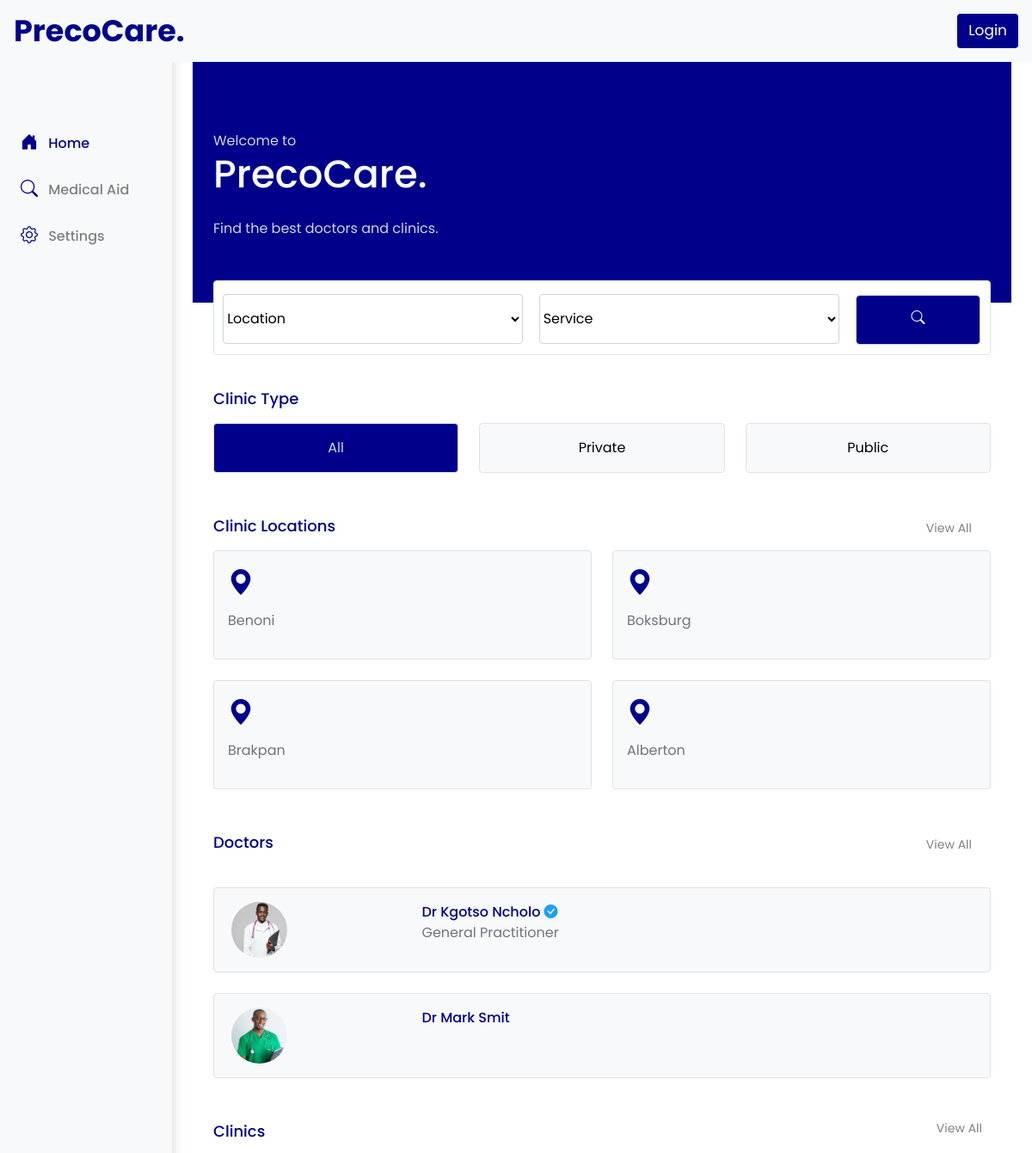
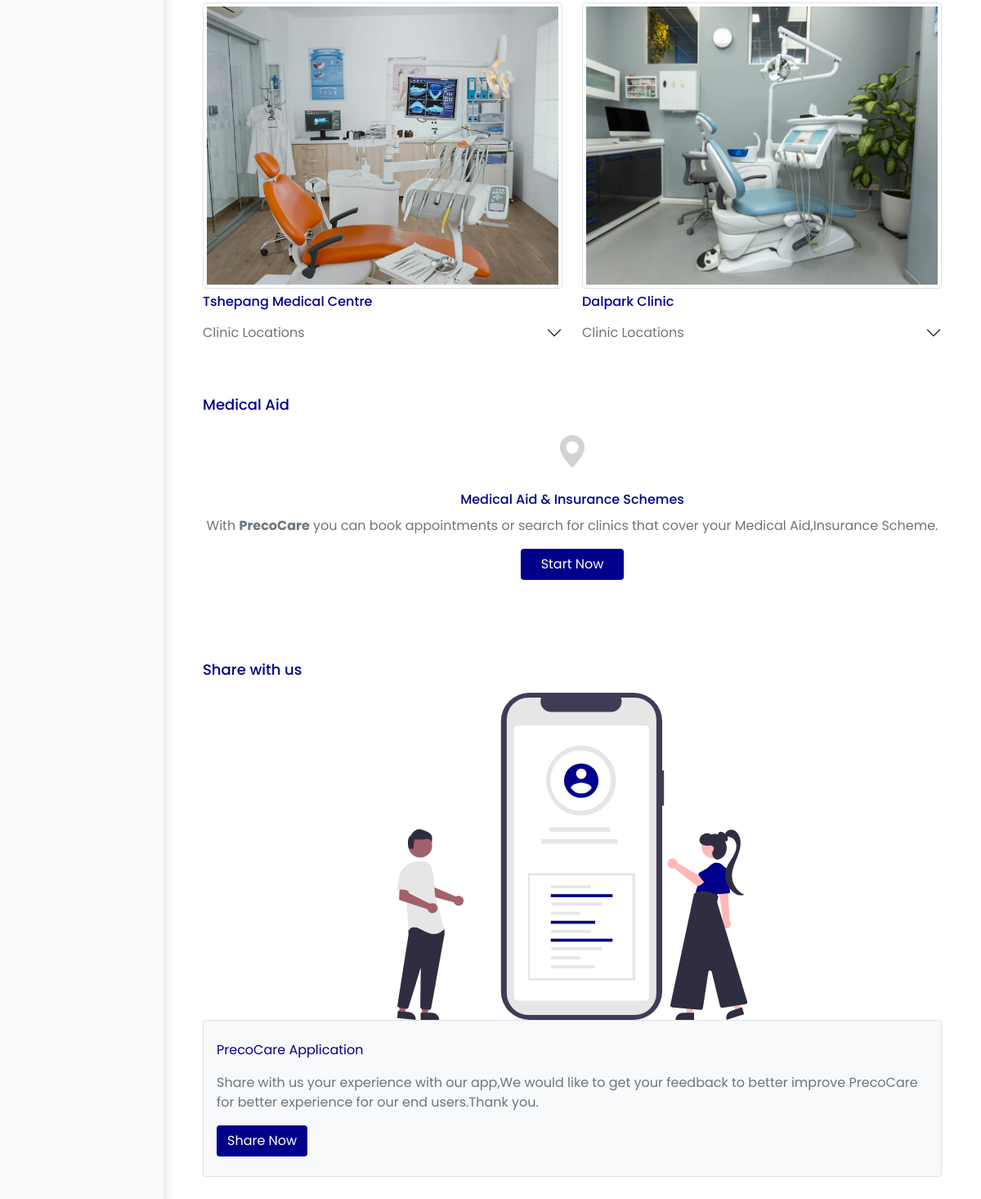
The page / on the database its author committed (2 pictures, top to bottom).
### precocare/models.py (models this page shows, shortened)
class SuburbModel(models.Model):
    name = models.CharField(max_length=500,null=True)
    date_created = models.DateTimeField(auto_now_add=True, null=True)

class DoctorModel(models.Model):
    user = models.OneToOneField(User,null=True, on_delete=models.CASCADE)
    first_name = models.CharField(max_length=200,null=True)
    last_name = models.CharField(max_length=200,null=True)
    about_doctor = models.TextField(blank = True)
    registration_number = models.CharField(max_length=500,null=True)
    mobile_number = models.CharField(max_length=50,null=True)
    email = models.CharField(max_length=200,null=True)
    verified = models.CharField(max_length=100,null=True, default='No' ,blank=True)
    doctor_license = models.CharField(max_length=500,null=True,unique=True)
    profile_set = models.CharField(max_length=50,null=True, default='No' ,blank=True)
    date_created = models.DateTimeField(auto_now_add=True, null=True)
    profile_pic = models.ImageField(null=True, blank=True,upload_to='files/doctorprofile')

class DoctorServices(models.Model):
    doctor_id = models.ForeignKey(DoctorModel, on_delete=models.CASCADE , blank=True, related_name="doctor_service", default=None)
    service_name = models.CharField(max_length=500,null=True)
    service_fee = models.CharField(max_length=500,null=True)

class ClinicModel(models.Model):
    user = models.ForeignKey(User,null=True, on_delete=models.CASCADE,blank=True,default=None , related_name='owner')
    clinic_name = models.CharField(max_length=500,null=True)
    contact1 = models.CharField(max_length=50,null=True)
    contact2 = models.CharField(max_length=50,null=True)
    emial = models.CharField(max_length=50,null=True)
    about_clinic = models.TextField(blank = True)
    street = models.CharField(max_length=500,null=True)
    province = models.CharField(max_length=500,null=True)
    suburb = models.CharField(max_length=500,null=True)
    zipcode = models.CharField(max_length=500,null=True)
    mon_fri_hours = models.CharField(max_length=500,null=True)
    saturday = models.CharField(max_length=500,null=True)
    sunday = models.CharField(max_length=500,null=True)
    holidays = models.CharField(max_length=500,null=True)
    clinic_type = models.CharField(max_length=100,null=True)
    clinic_doctors = models.ManyToManyField(DoctorModel,related_name="physicians",blank=True,default=None)
    clinic_admins = models.ManyToManyField(AdministratorModel,related_name="admins",default=None)
    profile_set = models.CharField(max_length=50,null=True, default='No' ,blank=True)
    clinic_status = models.CharField(max_length=200,null=True ,blank=True,default="Disabled")
    insurance_cover = models.ManyToManyField(InsuranceModel,related_name="medical_scheme",blank=True,default=None)
    date_created = models.DateTimeField(auto_now_add=True, null=True)
    hero_image = models.ImageField(null=True, blank=True,upload_to='files/clinics')
    sub_image1 = models.ImageField(null=True, blank=True,upload_to='files/clinics')
    sub_image2 = models.ImageField(null=True, blank=True,upload_to='files/clinics')
    sub_image3 = models.ImageField(null=True, blank=True,upload_to='files/clinics')
    walk_in = models.CharField(max_length=50,null=True, default='No' ,blank=True)
    online_appointments = models.CharField(max_length=50,null=True, default='No' ,blank=True)
    telephone_appointments = models.CharField(max_length=50,null=True, default='No' ,blank=True)
    website = models.CharField(max_length=1000,null=True,blank=True)

### precocare/views.py (the view)
# urls.py: path('', views.Homepage,name="homepage"),
def Homepage(request):
    locations_list = SuburbModel.objects.all().order_by('name')
    services_list = ServiceListedModel.objects.all()
    all_clinics = ClinicModel.objects.filter(clinic_status = "Active").order_by('clinic_name')
    doctors = DoctorModel.objects.all()
    main_locations = SuburbModel.objects.all()[:4]
    limited_clinics = ClinicModel.objects.filter(clinic_status = "Active")[:4]
    doctorService = DoctorServices.objects.all()
    clinicLocation = ClinicLocationsModel.objects.all()
    if request.method == 'POST' and 'precocare-comment' in request.POST:
        precocare = PrecoCareComments()
        precocare.fullName = request.POST.get('userName')
        precocare.comment = request.POST.get('userComment')
        precocare.save()
        messages.success(request,'Thank you for your comment.')
    context = {
        "locations_list": locations_list,
        "services_list" : services_list,
        "all_clinics": all_clinics,
        "list_doctors" : doctors,
        "main_locations": main_locations,
        "limited_clinics" : limited_clinics,
        "doctorService" : doctorService,
        "clinicLocation" : clinicLocation,
    }
    return render(request, "precocare/homepage.html", context)

### precocare/templates/precocare/homepage.html (shortened to what this page needs)
{% extends 'precocare/base.html' %}
{% load static %}
{% block content %}
<section>
    <div class="hero-section">
        <div class="container hero-padding">
            <p class="m-0 hero-p-tags">Welcome to</p>
            <h1 class="hero-heading">PrecoCare.</h1>
            <p class="hero-p-tags mt-4">Find the best doctors and clinics.</p>
            <section class="main-search-layout rounded border">
                <form action="{% url 'main_seacrh' %}" method="POST">
                    <div class="row m-0 p-0">
                        <div class="col-5 p-0">
                                <select required class="dropdown_style rounded" name="location" style="width: 95%;">
                                  <option>Location</option>
                                </select>
                        </div>
                        <div class="col-5 p-0">
                                <select required class="dropdown_style rounded" name="service" style="width: 95%;">
                                  <option>Service</option>
                                </select>
                        </div>
                        <div class="col-2 p-0">
                            <button class="btn p-0 m-0" type="submit" name="main_search" style="width: 100%;">
                                <div class="search-icon rounded">
                                    <center>
                                            <i class="bi bi-search"></i>
                                    </center>
                                </div>
                            </button>
                        </div>
                    </div>
                </form>
            </section>
        </div>
    </div>
</section>
<div class="top-spacing" style="height: 50px;"></div>
<section class="mt-5 container">
    <p class="main-headings m-0">Clinic Type</p>
    <div class="row ">
        <div class="col">
            <button data-bs-toggle="offcanvas" data-bs-target="#allclinics" aria-controls="allclinics" type="button" class="btn border py-3" style="width: 100%; background-color: darkblue; color: lightgray;">All</button>
        </div>
        <div class="col">
            <button type="button" class="btn btn-light border py-3" style="width: 100%;"  data-bs-toggle="offcanvas" data-bs-target="#privateclinics" aria-controls="privateclinics">Private</button>
        </div>
        <div class="col">
            <button type="button" class="btn btn-light border py-3"  style="width: 100%;"  data-bs-toggle="offcanvas" data-bs-target="#publicclinics" aria-controls="publicclinics">Public</button>
        </div>
    </div>
</section>
<section class="mt-5">
    <div class="container overflow-hidden">
        <div class="row">
            <div class="col">
                <p class="main-headings m-0">Clinic Locations</p>
            </div>
            <div class="col d-flex justify-content-end">
                <a class="btn btn-primary" data-bs-toggle="offcanvas" href="#viewalllocations" role="button" aria-controls="viewalllocations" style="text-decoration: none; background-color: transparent; border: none;">
                    <p class="sub-headings m-0">View All</p>
                  </a>
            </div>
        </div>
        <div class="row gy-4">
        {% for data in main_locations %}
          <div class="col-6">
            <a href="{% url 'locations' data.id %}" style="text-decoration: none;">
                <div class="p-3 border bg-light rounded">
                    <i class="bi bi-geo-alt-fill location-icon"></i>
                    <p class="mt-2 text-secondary">{{data.name}}</p>
                </div>
            </a>
          </div>
          {% endfor %}
        </div>
      </div>
</section>
<section class="container mt-5">
    <div class="row ">
        <div class="col">
            <p class="main-headings m-0">Doctors</p>
        </div>
        <div class="col d-flex justify-content-end">
            <a class="btn btn-primary" data-bs-toggle="offcanvas" href="#seealldoctors" role="button" aria-controls="seealldoctors" style="text-decoration: none; background-color: transparent; border: none;">
                <p class="sub-headings m-0">View All</p>
              </a>
        </div>
    </div>
    {% for doctor in list_doctors %}
    <a href="{% url 'doctor' doctor.id %}" style="text-decoration: none; color: darkblue;">
        <div class="row border m-0 bg-light rounded px-2 py-3 mt-4">
            <div class="col-3 d-flex align-items-center" style="padding-right: 100px;">
                {% if doctor.profile_pic %}
                <img src="{{doctor.profile_pic.url}}" alt="Avatar" class="avatar">
                {% else %}
                    <i class="bi bi-person-fill" style="font-size: 40px;"></i>
                {% endif %}
            </div>
            <div class="col">
                {% if doctor.verified == "Verified"%}
                <p class="m-0" style="font-weight: 500;">Dr {{doctor.first_name}} {{doctor.last_name}} <i class="bi bi-check-circle-fill" style="color: #1DA1F2;"></i></p>
                {% else %}
                <p class="m-0" style="font-weight: 500;">Dr {{doctor.first_name}} {{doctor.last_name}}</p>
                {% endif %}
                {% for service in doctorService%}
                {% if service.doctor_id.id == doctor.id%}
                <p class="m-0 text-secondary">{{service.service_name}}</p>
                {% endif %}
                {% endfor%}
            </div>
        </div>
    </a>
    {% endfor %}
</section>
<section class="mt-5 mb-3">
    <div class="container overflow-hidden">
        <div class="row">
            <div class="col">
                <p class="main-headings m-0">Clinics</p>
            </div>
            <div class="col d-flex justify-content-end">
                <a data-bs-toggle="offcanvas" data-bs-target="#allclinics" aria-controls="allclinics" type="button">
                    <p class="sub-headings m-0">View All</p>
                </a>
            </div>
        </div>
        <div class="row gy-4">
            {% for clinic in limited_clinics %}
            <div class="col-sm-12 col-lg-6">
                <a href="{% url 'clinic' clinic.id%}" style="text-decoration: none;">
                    <div class="rounded">
                        {% if clinic.hero_image %}
                        <img src="{{clinic.hero_image.url}}" class="img-thumbnail image-height" alt="...">
                        {% else %}
                        <div class="clinic-image bg-light rounded border"></div>
                        {% endif %}
                        <p class="mt-1 m-0" style="font-weight: 500; color: darkblue;">{{clinic.clinic_name}}</p>
                    </div>
                </a>
                <div class="accordion accordion-flush" id="accordionExample">
                    <div class="accordion-item ">
                      <h2 class="accordion-header" id="headingTwo">
                        <button class="accordion-button collapsed px-0 rounded text-secondary" type="button" data-bs-toggle="collapse" data-bs-target="#collapseTwo{{clinic.id}}" aria-expanded="false" aria-controls="collapseTwo{{clinic.id}}">
                          Clinic Locations
                        </button>
                      </h2>
                    </div>
                </div>
            </div>
            {% endfor  %}
        </div>
      </div>
</section>
<section class="mt-5 container pb-5">
    <p class="main-headings m-0 container p-0">Medical Aid</p>
    <div>
        <center>
            <i class="bi bi-geo-alt-fill insurance-icon"></i>
            <p class="m-0 mb-2 mt-3" style="font-weight: 500; color: darkblue;">Medical Aid  &  Insurance Schemes</p>
            <p class="text-secondary">With <strong>PrecoCare</strong> you can book appointments or search for clinics that cover your Medical Aid,Insurance Scheme.</p>
            <a href="{% url 'insurance' %}">
                <button class="btn text-white px-4" style="background-color: darkblue;">Start Now</button>
            </a>
        </center>
    </div>
</section>
<div class="container mt-5 ">
    <p class="main-headings mb-3">Share with us</p>
    <img src="{% static 'images/precocare.svg' %}" alt="" style="width: 100%; height: 400px;">
    <section class="bg-light border px-3 rounded py-4">
        <div>
            <p style="color: darkblue;">PrecoCare Application</p>
            <p class="text-secondary">Share with us your experience with our app,We would like to get your feedback to better improve PrecoCare for better experience for our end users.Thank you.</p>
            <button class="btn text-white" style="background-color: darkblue;" data-bs-toggle="modal" data-bs-target="#sharewithus">Share Now</button>
        </div>
    </section>
</div>
<div class="bottom-spacing"></div>
{% endblock %}

### static/css/main.css (style rules this page uses)
:root { --main-bg-color: pink; }

### precocare/templates/precocare/base.html (style rules this page uses)
.body-fonts { font-family: 'Poppins', sans-serif !important; }

### precocare/templates/precocare/homepage.html (style rules this page uses)
:root { --main-color: darkblue; }
.hero-section { height: 35vh; width: 100%; background-color: var(--main-color); }
.hero-padding { padding-top: 10vh; }
.hero-heading { color: white; font-size: 45px; }
.hero-p-tags { color: lightgrey; }
.main-search-layout { padding: 10px; padding-top: 15px; margin-top: 6vh; background-color: white; }
.bottom-spacing { width: 100%; height: 150px; }
.dropdown_style { padding: 1rem 0.01rem; background-color: #fff; background-clip: padding-box; border: 1px solid #ced4da; height: calc(3.5rem + 2px); line-height: 1.25; }
.search-icon { padding: 1rem 0.80rem; background-color: var(--main-color); background-clip: padding-box; border: 1px solid #ced4da; height: calc(3.5rem + 2px); line-height: 1.25; color: white; font-weight: bold; }
.location-icon { font-size: 30px; color: var(--main-color); }
.main-headings { color: var(--main-color); font-weight: 500; font-size: 18px; margin-bottom: 15px !important; }
.sub-headings { padding-right: 10px; font-size: 14px; color: grey; }
.insurance-icon { font-size: 40px; color: lightgrey; }
.avatar { vertical-align: middle; width: 65px; height: 65px; border-radius: 50%; object-fit: cover; }
@media (min-width: 992px) { .image-height { height: 350px !important; width: 100% !important; object-fit: cover; } }

### rows shown on the page
SuburbModel: name "Benoni"
SuburbModel: name "Boksburg"
SuburbModel: name "Brakpan"
SuburbModel: name "Alberton"
DoctorModel: profile_pic (picture), first_name "Kgotso", last_name "Ncholo"
DoctorServices: service_name "General Practitioner"
DoctorModel: profile_pic (picture), first_name "Mark", last_name "Smit"
ClinicModel: hero_image (picture), clinic_name "Tshepang Medical Centre"
ClinicModel: hero_image (picture), clinic_name "Dalpark Clinic"
